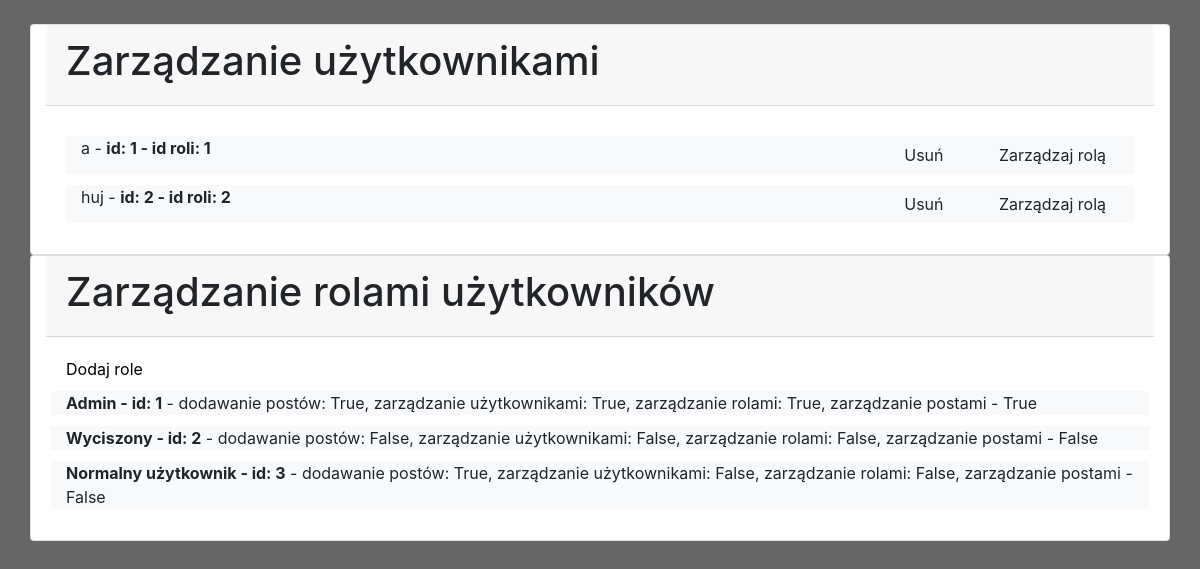
Page /admin/users (signed in) on the committed database.
### app.py (models this page shows, shortened)
class Urzyszkodnik(db.Model):
     id = db.Column(db.Integer, primary_key=True)
     name = db.Column(db.String, unique=True)
     password = db.Column(db.String, nullable=False)
     rola = db.Column(db.Integer, db.ForeignKey('ranga.id'), nullable=False, default=0)

class Ranga(db.Model):
     id = db.Column(db.Integer(), primary_key=True)
     name = db.Column(db.String, unique=True)
     addingpost = db.Column(db.Boolean)
     postmanagment = db.Column(db.Boolean)
     usersmanagment = db.Column(db.Boolean)
     modyfingrules = db.Column(db.Boolean)
     users = db.relationship('Urzyszkodnik', lazy=True)

### app.py (the view)
@app.route("/admin/users")
def zarzadzanieurzytkonikami():
     if sprawdzenierangi("usersmanagment") == True:
          users=session.query(Urzyszkodnik).order_by(Urzyszkodnik.id).all()
          rangi=session.query(Ranga).order_by(Ranga.id).all()
          return render_template("usersmanagement.html", users=users, rangi = rangi)
     else:
          abort(403)

### app.py (called while the page is built)
def sprawdzenierangi(uprawnienie):
     permited=False
     try:
          user=session.query(Urzyszkodnik).filter(Urzyszkodnik.id == flasksession["user_id"]).first().rola
          permissions = session.query(Ranga).filter(Ranga.id == user).first()
          permited=getattr(permissions, str(uprawnienie))
     except:
          None
     return(permited)

### templates/usersmanagement.html (shortened to what this page needs)
<!doctype html>
<html>
  <head>
        <link rel="stylesheet" href="https://cdn.jsdelivr.net/npm/bootstrap@4.6.0/dist/css/bootstrap.min.css">
    <link href="{{ url_for('static', filename='style.css') }}" rel="stylesheet">
  </head>
  </head>
  <body>
    <div class="container">
      <div class="row">
        <div class="card col-12">
          <div class="card-header"><h1>Zarządzanie użytkownikami</h1></div>
          <div class="card-body">
        {% for i in users %}
        <div class="col-12 bg-light uzytkownik">
          <div class="row align-content-end">
            <div class="col align-self-start">
            {{i.name}} - <b>id: {{i.id}} - id roli: {{i.rola}}</b>
          </div>
            <div class="col-4 btn-group">
            <a href="/admin/users/{{i.id}}/remove" class="text-right w-50 btn fg-primary">Usuń</a>
            <a href="/admin/users/{{i.id}}/manage" class="text-right w-50 btn fg-primary">Zarządzaj rolą</a>
            </div>
          </div>
        </div>
        {% endfor %}
      </div>
      </div>
          <div class="card col-12">
            <div class="card-header"><h1>Zarządzanie rolami użytkowników</h1></div>
            <div class="card-body">
             <a href="{{ url_for('dodajrole') }}">Dodaj role</a>
             <div class="row">
              {% for i in rangi %}
              <div class="col-12 bg-light uzytkownik">
              <b>{{i.name}} - id: {{i.id}}</b> - dodawanie postów: {{i.addingpost}}, zarządzanie użytkownikami: {{i.usersmanagment}}, zarządzanie rolami: {{i.modyfingrules}}, zarządzanie postami - {{i.postmanagment}}
              </div>
              {% endfor %}
              </div>
            </div>
          </div>
        </div>
      </div>
  </body>
</html>

### static/style.css (style rules this page uses)
.container { margin-top: 2%; }
.row { margin-top: 1%; }
body { background-color: #666; }
a { text-decoration: None; color: black; }

### templates/usersmanagement.html (style rules this page uses)
.uzytkownik { margin-bottom: 1%; }

### rows in the picture
Urzyszkodnik: name "a", id "1", rola "1"
Urzyszkodnik: name "huj", id "2", rola "2"
Ranga: name "Admin", id "1", addingpost "True", usersmanagment "True", modyfingrules "True", postmanagment "True"
Ranga: name "Wyciszony", id "2", addingpost "False", usersmanagment "False", modyfingrules "False", postmanagment "False"
Ranga: name "Normalny użytkownik", id "3", addingpost "True", usersmanagment "False", modyfingrules "False", postmanagment "False"
